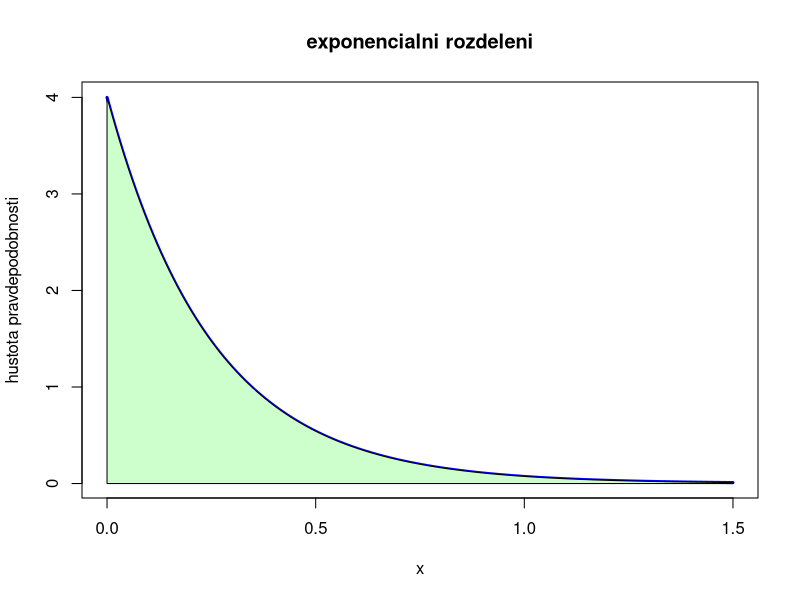
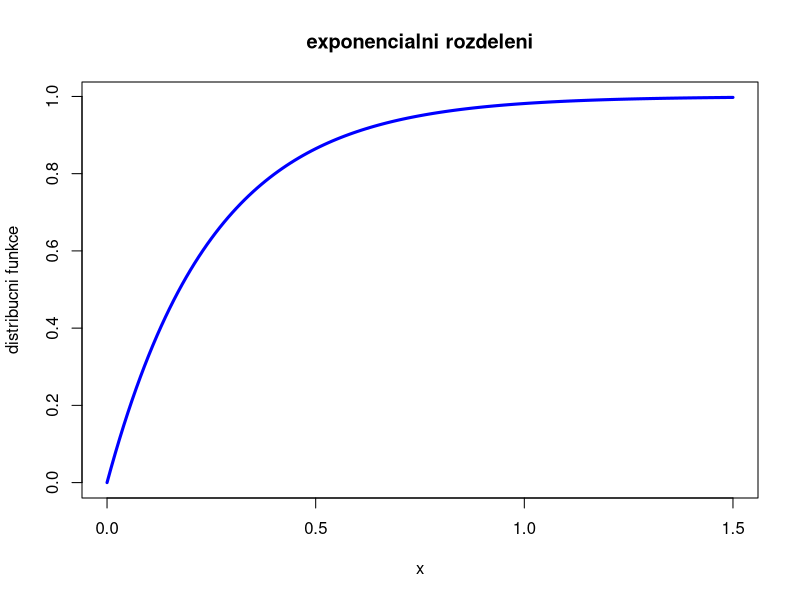

Generate these figures, in order, with R:
# Priklad 5

lambda <- 4

# pravy konec intervalu hodnot x nutno vhodne upravovat
x <- seq (0, 1.5, by = 0.01)
titulek <- "exponencialni rozdeleni"

# hustota pravdepodobnosti
hustota <- dexp (x, rate = lambda)

#  hustotu graficky zobrazujeme jako krivku
plot (x, hustota, type = "l", col = "blue", lwd = 3, ylab = "hustota pravdepodobnosti", main = titulek)

# pravdepodobnost je dana plochou pod grafem hustoty pravdepodobnosti
# v R se ploch kresli jako vybarveny mnohouhelnik
polygon (c(min (x), x, max(x)), c(0, hustota, 0), col = "#CCFFCC")

# distribucni funkce je spojita, 
#	graficky ji zobrazujeme jako krivku
distribucni <- pexp (x, rate = lambda)
plot (x, distribucni, type = "l", col = "blue", lwd = 3, ylab = "distribucni funkce", main = titulek)

pexp (0.25,rate = lambda)

pexp (1.5, rate=lambda) - pexp (0.5, rate = lambda)

ppois (90,lambda = 80) - ppois (29, lambda = 80)
